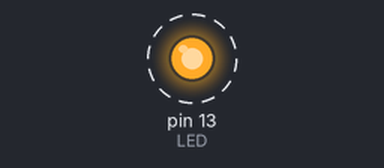
This sketch was run on a simulated Arduino Uno, built with avr-gcc and run on an emulated ATmega328P. On the bench: output pins drawn as LEDs (lit = HIGH). Dashed ring = blinking. What the sketch prints to the serial monitor is not drawn.

Above: at 0.5 s.
Timing chart, 0 to 3.5 s (numbered marks = the images above):
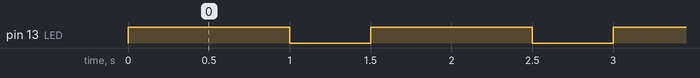

Measured:
- by itself, pin 13 (LED): alternates HIGH for 1.0 s and LOW for 0.50 s

The sketch:

sketch_FirstSketchSerialMonitor.ino
```cpp
int LED=13; //identify pin 13
int counter=0;
void setup() {
  // put your setup code here, to run once:
pinMode(LED,OUTPUT); // initialize digital pin LED as an output
Serial.begin(9600);  // initialize serial communication at 9600 bits per seconds
}

void loop() {
  // put your main code here, to run repeatedly:
  counter=counter+1; // adding one everytime it loops
  Serial.print("Blink Number # "); // Printing using serial monitor
  Serial.println(counter);         // printing the value of the variable counter using serial montiro
digitalWrite(LED,HIGH);// turn ON the LED
delay(1000);          // wait for 1 second
digitalWrite(LED,LOW); // Turn OFF the LED
delay(500);           // wait for half a second
}
```
